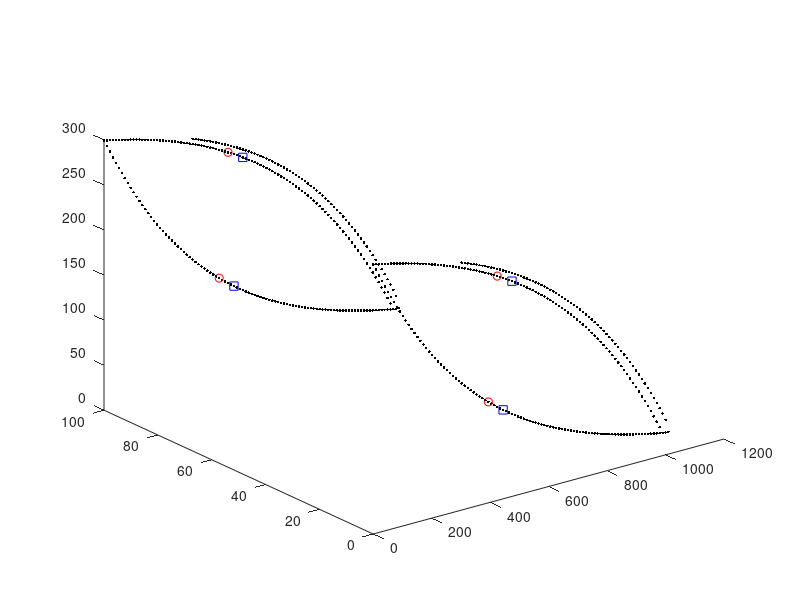

The MATLAB source for this figure:
%% Here's how the node list is going to be set up:
%  . == basal nodes
%  o == surface nodes
% (xxx) == node # in node list 
%
%       o(2*b+s+1)____
%      /              ____
% (2*b+1)  .(b+1)         ---_____             
%    o____                         --------____   (2*b + 2*s)        
%  ./         ------_________                ----____o
%  1\____                    ___________________    / \. (2*b)
%        \__________                            ---o  /(2*b + s)
%                   -----------____________________\./ (b)
%
%%
clear;clf;
% first: what are you going to call this poly file?
str = 'lense3D_2.poly';

x_nodes = 100;                           % number nodes in X-dir
L = 1000;                                % length of domain in X-dir
x = linspace(0,L,x_nodes);               % X-dir


% simple testing:
% bas = zeros(length(x),1);
% srf = 100*ones(length(x),1);
% srf = srf(2:end-1);
% xsrf = x(2:end-1);

basal = 300*exp(-x/400);            % basal topo
a =  -28.3223;                      % ???
n_basal = 2.37e-03;                       % ???
c = 328.3223;                       % ???
surface = a*exp(n_basal*x)+c;             % surface topo
surface = surface(2:end-1);         % trimming the surface topo
x_surface = x(2:end-1);                  % x corresponding to # surface pts.
%% dz determination

debris_start = 300;
debris_thickness = 10;
xmax = max(x);


xdebris = x(x > debris_start);
zdebris = [surface(x_surface > debris_start) basal(end)];

%find the slope of the debris thickness increase
m = debris_thickness/(xmax - debris_start);
dz = m*xdebris; %y = mx, equal to thickness of debris on top of surface

zdebris = zdebris + dz; 
debris_end = [debris_thickness+xmax, basal(end)]; %[x, z]

xdebris = [xdebris debris_end(1)];
zdebris = [zdebris debris_end(2)];

glacier_width = 100;                        % width between Y0 / Y1 faces

n_basal = length(basal);        %num basal nodes
n_surface = length(surface);    %num surface nodes
n_debris = length(xdebris);
%ib = 1:length(x);               % this is a single index of basal nodes
%is = 1:length(x_surface);       % this is a single index of surface nodes


%% ---------------------------- NODES ----------------------------------%%
nodes = NaN*ones(n_basal+n_basal+n_surface+n_surface+2*length(zdebris), 4);       % empty node matrix to be filled in

% BASAL nodes: ------------------------------------------------------------
% front side (step one, 1 to b):
for i = 1 : n_basal
    ii = i;
    nodes(i,1) = i;                 % this is the node number
    nodes(i,2) = x(ii);             % x
    nodes(i,3) = glacier_width;     % y, front face
    nodes(i,4) = basal(ii);         % z, basal
end;
% back side: (note the loop counter) (step two, b+1 to 2b)
for i = (n_basal+1) : (2*n_basal)
    ii = i-n_basal;
    nodes(i,1) = i;                 % this is the node number
    nodes(i,2) = x(ii);             % x
    nodes(i,3) = 0;                 % y, back face
    nodes(i,4) = basal(ii);           % z, basal
end;

% SURFACE nodes: ----------------------------------------------------------
% front side: (step 4, 2b+1 to 2b+s)
for i = (2*n_basal) + 1 : (2*n_basal) + n_surface
    ii = i-2*n_basal;
    nodes(i,1) = i;                 % this is the node number
    nodes(i,2) = x(ii);          % x
    nodes(i,3) = glacier_width;                 % y, back face
    nodes(i,4) = surface(ii);           % z, surface
end;
% back side (bounds of loop are written this way for clarity): (step 5,
% 2b+s+1 to 2b+2s)
for i = (2*n_basal + n_surface) + 1 : (2*n_basal + 2*n_surface)
    ii = i-(2*n_basal)-n_surface;
    nodes(i,1) = i;                 % this is the node number
    nodes(i,2) = x(ii);          % x
    nodes(i,3) = 0;                 % y, back face
    nodes(i,4) = surface(ii);           % z, surface
end;

% DEBRIS nodes: ----------------------------------------------------------
% front side:
for i = (2*n_basal + 2*n_surface) + 1 : (2*n_basal + 2*n_surface) + n_debris
    ii = i-2*n_basal-2*n_surface;               %incrementing through this section only
    nodes(i,1) = i;                 % this is the node number
    nodes(i,2) = xdebris(ii);     % x location of this node
    nodes(i,3) = glacier_width;     % y set to glacier width for all nodes
    nodes(i,4) = zdebris(ii);       % z, surface (I think this should be debris surface)
end;
% back side (bounds of loop are written this way for clarity):
for i = (2*n_basal + 2*n_surface + n_debris) + 1 : (2*n_basal + 2*n_surface) + 2*n_debris
    ii = i-(2*n_basal)-2*n_surface-n_debris; % incrementing through this section only
    nodes(i,1) = i;                 % this is the node number
    nodes(i,2) = xdebris(ii);     % x
    nodes(i,3) = 0;                 % y, back face
    nodes(i,4) = zdebris(ii);       % z, surface
end;


% DEBRIS nodes: -----------------------------------------------------------
% we don't need to add any nodes, just select a left / right position for
% the surface and basal sides

dx = mean(diff(x));
bl = 400; nbl = find((nodes(:,2) >= bl-dx) & (nodes(:,2) <= bl+dx)); %basal left?
          nbl = [nbl(1) nbl(3)]; % this is front / back side BOTTOM
br = 450; nbr = find((nodes(:,2) >= br-dx) & (nodes(:,2) <= br+dx)); %basal right?
          nbr = [nbr(1) nbr(3)]; % this is front / back side BOTTOM
sl = 425; nsl = find((nodes(:,2) >= sl-dx) & (nodes(:,2) <= sl+dx)); %surface left?
          nsl = [nsl(5) nsl(7)]; % this is front / back side SURFACE
sr = 475; nsr = find((nodes(:,2) >= sr-dx) & (nodes(:,2) <= sr+dx)); %surface right?
          nsr = [nsr(5) nsr(7)]; % this is front / back side SURFACE
% PLOT for sanity check:
plot3(nodes(:,2)  ,nodes(:,3)  ,nodes(:,4),'k.'); hold on;
plot3(nodes(nbl,2),nodes(nbl,3),nodes(nbl,4),'ro')
plot3(nodes(nsl,2),nodes(nsl,3),nodes(nsl,4),'ro')
plot3(nodes(nbr,2),nodes(nbr,3),nodes(nbr,4),'bs')
plot3(nodes(nsr,2),nodes(nsr,3),nodes(nsr,4),'bs')

%% ---------------------------- FACETS ---------------------------------%%

% Z0 (basal) --------------------------------------------------------------
% z0 face first: you will have (b-1) quadrilateral faces
z0header = NaN*ones(n_basal-1,3); % 3 numbers make up a header
z0facets = NaN*ones(n_basal-1,5); % 1 number saying the number of nodes we'll have
                            % and 4 nodes comprising the actual facet
flag = 16;                  % Z0 flag;
                

for f = 1 : n_basal-1
                             % Here's what the header means:
    z0header(f,1) = 1;       % "1 facet follows this header"
    z0header(f,2) = 0;       % "with 0 attributes"?
    z0header(f,3) = flag;    % "and this (Z0 = 16) flag"

    z0facets(f,1) = 4;      % # of points to follow (4, it's a quadrilateral)
                            % "listed in this order" (follows right-hand
                            % rule, normal vector OUTWARD):
    z0facets(f,2) = f+1;       %   b+f----b+f+1
    z0facets(f,3) = f;         %   |   Z0   |
    z0facets(f,4) = f+n_basal;       %   |        |
    z0facets(f,5) = f+1+n_basal;     %   f------f+1
end;

% Z1 (surface) ------------------------------------------------------------
% z1 face next: you will have (s-1) + 1 (left side) + 1 (right side) quadrilateral faces
z1header = NaN*ones(1 + n_surface-1 + 1 ,3); % 3 numbers make up a header
z1facets = NaN*ones(1 + n_surface-1 + 1 ,4); % 1 number saying the number of nodes we'll have
                            % and 4 nodes comprising the actual facet
flag = 32;                  % Z1 flag;

% start w/ left side
z1header(1,1) = 1;
z1header(1,2) = 0;
z1header(1,3) = flag;

z1facets(1,1) = 4;              %  (b+1)     (2b+s+1)
z1facets(1,2) = 1;              %  ._________o
z1facets(1,3) = 2*n_basal + 1;        %  |         |
z1facets(1,4) = 2*n_basal + n_surface + 1;    %  |(1)      |
z1facets(1,5) = n_basal + 1;          %  ._________o (2b+1)

counter = 2; % start after the first facet listed above

% loop over surface
for f = (2*n_basal + 1) : (2*n_basal + n_surface) - 1
    
                             % Here's what the header means:
    z1header(counter,1) = 1;       % "1 facet follows this header"
    z1header(counter,2) = 0;       % "with 0 attributes"?
    z1header(counter,3) = flag;    % "and this (Z0 = 16) flag"


    z1facets(counter,1) = 4;      % # of points to follow 
                            % "listed in this order" (follows right-hand
                            % rule, normal vector OUTWARD):
    z1facets(counter,2) = f;        %   f+s----f+s+1
    z1facets(counter,3) = f+1;      %   |        |
    z1facets(counter,4) = f+n_surface+1;    %   |        |
    z1facets(counter,5) = f+n_surface;      %   f------f+1
    
    counter = counter + 1;
end;

% end w/ right side
z1header(end,1) = 1;
z1header(end,2) = 0;
z1header(end,3) = flag;

z1facets(end,1) = 4;              %  (2b+2s)   (2b)
z1facets(end,2) = n_basal;              %  o_________.
z1facets(end,3) = 2*n_basal;            %  |         |
z1facets(end,4) = 2*n_basal + 2*n_surface;      %  |(2b+s)   |
z1facets(end,5) = 2*n_basal + n_surface;        %  o_________. (b)

% Y0 (front side) ---------------------------------------------------------
% on the front side you'll have (s-1) quadrilateral elements and (2)
% triangular elements (on the left and right sides -- deal w/ those last)
y0header = NaN*ones(n_surface-1,3); % 3 numbers make up a header
y0facets = NaN*ones(n_surface-1,5); % 1 number saying the number of nodes we'll have
                            % and 4 nodes comprising the actual facet
flag = 4;                   % Y0 flag;


% this is a really important array: 
%   the 1st column are front basal node numbers excluding the ends
%   the 2nd column are front surface node numbers:
indices = [[2:n_basal-1]' [2*n_basal+1:2*n_basal+n_surface]']; % call it I in the pic below

for f = 1 : n_surface-1
    y0header(f,1) = 1;
    y0header(f,2) = 0;
    y0header(f,3) = flag;

    y0facets(f,1) = 4;                   %  I(f,2)   I(f+1,2)
    y0facets(f,2) = indices(f,1);        %  o_________o
    y0facets(f,3) = indices(f+1,1);      %  |         |
    y0facets(f,4) = indices(f+1,2);      %  |I(f,1)   |
    y0facets(f,5) = indices(f,2);        %  ._________. I(f+1,1)
end

% Y1 (back side) ;) -------------------------------------------------------
% on the back side you'll have (s-1) quadrilateral elements and (2)
% triangular elements (on the left and right sides -- deal w/ those last)
y1header = NaN*ones(n_surface-1,3); % 3 numbers make up a header
y1facets = NaN*ones(n_surface-1,5); % 1 number saying the number of nodes we'll have
                            % and 4 nodes comprising the actual facet
flag = 8;                   % Y1 flag;


% this is a really important array: 
%   the 1st column are front basal node numbers excluding the ends
%   the 2nd column are front surface node numbers: (should maybe say "back"
%   not "front"?
indices = [[n_basal+2:n_basal+n_basal-1]' [2*n_basal+n_surface+1:2*n_basal+2*n_surface]']; % call it I in the pic below

for f = 1 : n_surface-1
    y1header(f,1) = 1;
    y1header(f,2) = 0;
    y1header(f,3) = flag;               % Note that outward normal is INTO
                                        % page for this order:
    y1facets(f,1) = 4;                  %  I(f,2)   I(f+1,2)
    y1facets(f,2) = indices(f+1,1);     %  o_________o
    y1facets(f,3) = indices(f,1);       %  |         |
    y1facets(f,4) = indices(f,2);       %  |I(f,1)   |
    y1facets(f,5) = indices(f+1,2);     %  ._________. I(f+1,1)
end

% Y0 / Y1 TRIANGULAR FACETS ON LEFT AND RIGHT SIDE ------------------------
% there are 4 of these

yTRIhead = NaN*ones(4,3);
yTRIface = NaN*ones(4,4); % now we have 3 pts defining a facet, so 4 cols

% Y0 (front) triangles
flag = 4;

% left:
yTRIhead(1,:) = [1 0 flag];
yTRIface(1,:) = [3      1       2       (2*n_basal+1)];    
% right:
yTRIhead(2,:) = [1 0 flag];
yTRIface(2,:) = [3      (n_basal-1)   n_basal       (2*n_basal+n_surface)];      

% Y1 (back) triangles 
flag = 8;

% left:
yTRIhead(3,:) = [1 0 flag];
yTRIface(3,:) = [3      (n_basal+2)   (n_basal+1)   (2*n_basal+n_surface+1)];    
% right:
yTRIhead(4,:) = [1 0 flag];
yTRIface(4,:) = [3      (2*n_basal)   (2*n_basal-1) (2*n_basal+2*n_surface)];

%% DEBRIS FACETS left / right side -----------------------------------------
debhead = NaN*ones(2,3);
debface = NaN*ones(2,5);
% there are only 2 facets for an inner debris band
% left:
debhead(1,:) = [1 0 0]; % there is no boundary flag for an internal facet
debface(1,:) = [4 nbl(1) nbl(2) nsl(2) nsl(1)];

% right:
debhead(2,:) = [1 0 0]; % there is no boundary flag for an internal facet
debface(2,:) = [4 nbr(1) nbr(2) nsr(2) nsr(1)];

% Y0D (front debris side) -------------------------------------------------
% on the front side you'll have (d-1) quadrilateral elements and (2)
% triangular elements (on the left and right sides -- deal w/ those last)
flag = 4;                   % Y0 flag;


% this is a really important array: 
%   the 1st column are front surface nodes excluding those before the
%   debris and at the ends
%   the 2nd column are the debris surface nodes excluding the start and the
%   end?
surf_index1 = 2*n_basal + 1 + (n_surface - n_debris) + 1; %+1 for indexing, +1 to skip the first
surf_index2 = 2*n_basal + 1 + n_surface - 1; %+1 for indexing, -1 to skip the last
debris_index1 = (2*n_basal + 2*n_surface) + 1 + 1; %+1 for indexing, +1 to skip the first 
debris_index2 = 2*n_basal + 2*n_surface + 1 + n_debris -1 ;
indices = [(surf_index1:surf_index2)' (debris_index1:debris_index2)']; % call it I in the pic below

%preallocate
y0header_debris = zeros(length(indices),3);
y0facets_debris = zeros(length(indices),5);

% Debris Y0
for f = 1 : length(indices)-1
    y0header_debris(f,1) = 1;
    y0header_debris(f,2) = 0;
    y0header_debris(f,3) = flag;

    y0facets_debris(f,1) = 4;                   %  I(f,2)   I(f+1,2)
    y0facets_debris(f,2) = indices(f,1);        %  o_________o
    y0facets_debris(f,3) = indices(f+1,1);      %  |         |
    y0facets_debris(f,4) = indices(f+1,2);      %  |I(f,1)   |
    y0facets_debris(f,5) = indices(f,2);        %  ._________. I(f+1,1)
end


% Y1D (front debris side) -------------------------------------------------
% on the front side you'll have (d-1) quadrilateral elements and (2)
% triangular elements (on the left and right sides -- deal w/ those last)
flag = 8;                   % Y1 flag;


% this is a really important array: 
%   the 1st column are front surface nodes excluding those before the
%   debris and at the ends
%   the 2nd column are the debris surface nodes excluding the start and the
%   end?
surf_index1 = 2*n_basal + n_surface + +1 + (n_surface - n_debris) + 1; %+1 for indexing, +1 to skip the first
surf_index2 = 2*n_basal + 1 + 2*n_surface - 1; %+1 for indexing, -1 to skip the last
debris_index1 = (2*n_basal + 2*n_surface) + n_debris + 1 + 1; %+1 for indexing, +1 to skip the first 
debris_index2 = 2*n_basal + 2*n_surface + 1 + 2*n_debris - 1 ;
indices = [(surf_index1:surf_index2)' (debris_index1:debris_index2)']; % call it I in the pic below

%preallocate
y1header_debris = zeros(length(indices),3);
y1facets_debris = zeros(length(indices),5);

% Debris Y0
for f = 1 : length(indices)-1
    y1header_debris(f,1) = 1;
    y1header_debris(f,2) = 0;
    y1header_debris(f,3) = flag;

    y1facets_debris(f,1) = 4;                   %  I(f,2)   I(f+1,2)
    y1facets_debris(f,2) = indices(f,1);        %  o_________o
    y1facets_debris(f,3) = indices(f+1,1);      %  |         |
    y1facets_debris(f,4) = indices(f+1,2);      %  |I(f,1)   |
    y1facets_debris(f,5) = indices(f,2);        %  ._________. I(f+1,1)
end

%% BECAUSE C++ / TETGEN LIBRARY NUMBER EVERYTHING STARTING FROM 0, WE 
%  SUBTRACT 1 EVERYWHERE.

% concatenate all the header / facet lists for QUADRILATERAL ELEMENTS:
header4 = [z0header;
          z1header;
          y0header;
          y1header;
          debhead];

facets4 = [z0facets;
          z1facets;
          y0facets;
          y1facets
          debface];

% now subtract 1 from the node list:
nodes(:,1) = nodes(:,1) - 1;
% now subtract 1 from the facets4 and yTRIface lists:
facets4 (:,2:5) = facets4 (:,2:5) - 1;
yTRIface(:,2:4) = yTRIface(:,2:4) - 1;

%% NOW WE WRITE TO FILE
format short g
fid = fopen(str,'w');

% node header:
fmt    = '%d %d %d %d\n';
header = [length(nodes) 3   0   0];
fprintf(fid, fmt, header);

% write nodes:
fmt    = '%d %f %f %f\n';
for n = 1:length(nodes)
    fprintf(fid, fmt, nodes(n,:));
end;

% facet header:
nofacets = [length(header4) + length(yTRIhead)];
header = [nofacets 1];
fmt    = '%d %d\n';
fprintf(fid, fmt, header);

% write quadrilateral facets 
% (alternate header and facet row by row)
quads = length(header4);
fmthead  = '%d %d %d\n';
fmtfacet = '%d %d %d %d %d\n';
for n = 1:quads
    fprintf(fid, fmthead , header4(n,:));
    fprintf(fid, fmtfacet, facets4(n,:));
end;

% same for triangular elements:
tris = length(yTRIhead);
fmtfacet = '%d %d %d %d\n';
for n = 1:tris
    fprintf(fid, fmthead , yTRIhead(n,:));
    fprintf(fid, fmtfacet, yTRIface(n,:));
end;

% our mesh has 0 holes:
fprintf(fid, '%d\n', 0);

% number of regions?
REGIONS = 3; % ICE --- ROCK --- ICE
fprintf(fid, '%d\n', REGIONS);

% region description:
%         [region #     x0      y0          z0                      nmat    maximum elem. size]
regions = [0            bl-dx   glacier_width/2     nodes(nbl(1)-3,4)+dx     0           1e9;
           1            bl+dx   glacier_width/2     nodes(nbr(1)-2,4)+dx     1           1e9;
           2            br+dx   glacier_width/2     nodes(nbr(1)+5,4)+dx     0           1e9];

fmt = '%d %f %f %f %d %f\n';
for n = 1:REGIONS
    fprintf(fid,fmt,regions(n,:));
end;
fclose(fid);
      












































